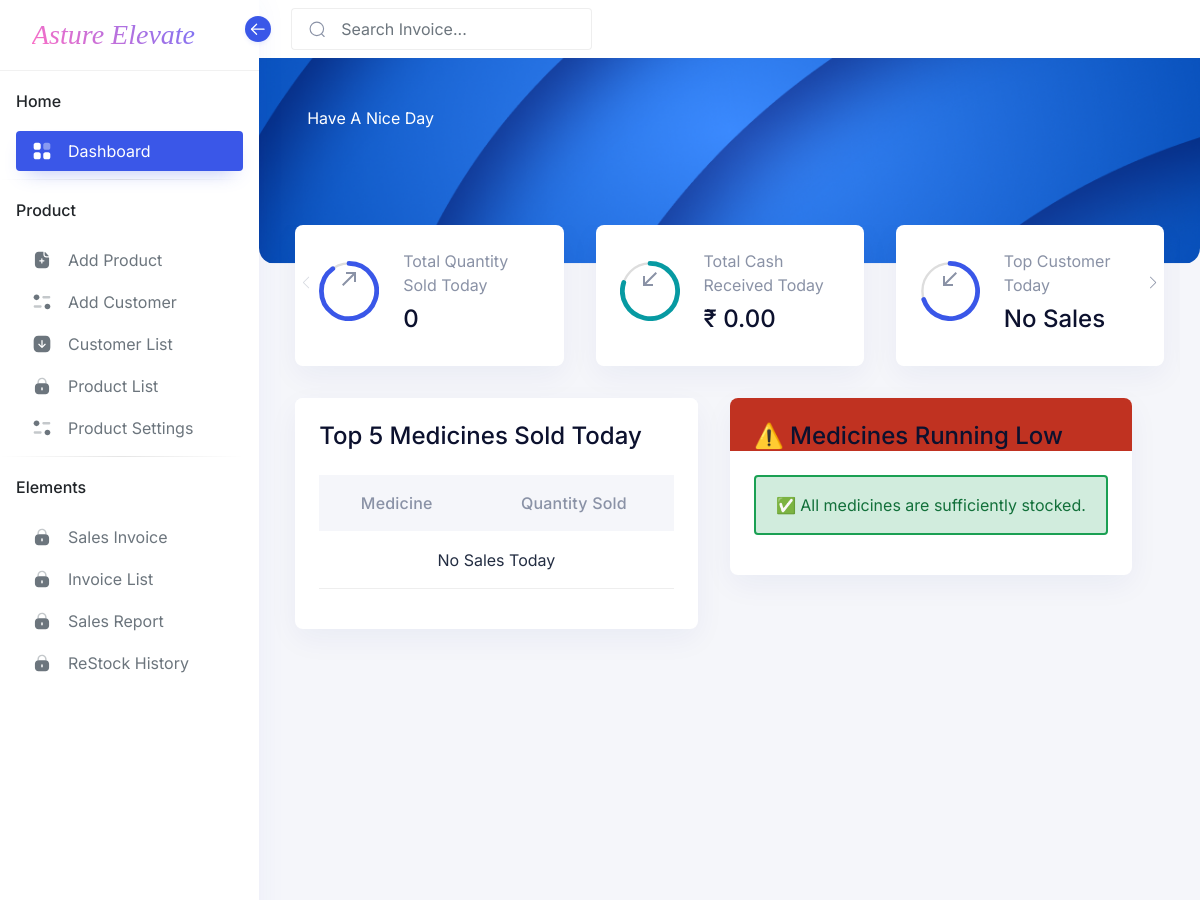
Page /home/ (upper part) on the earlier database version.
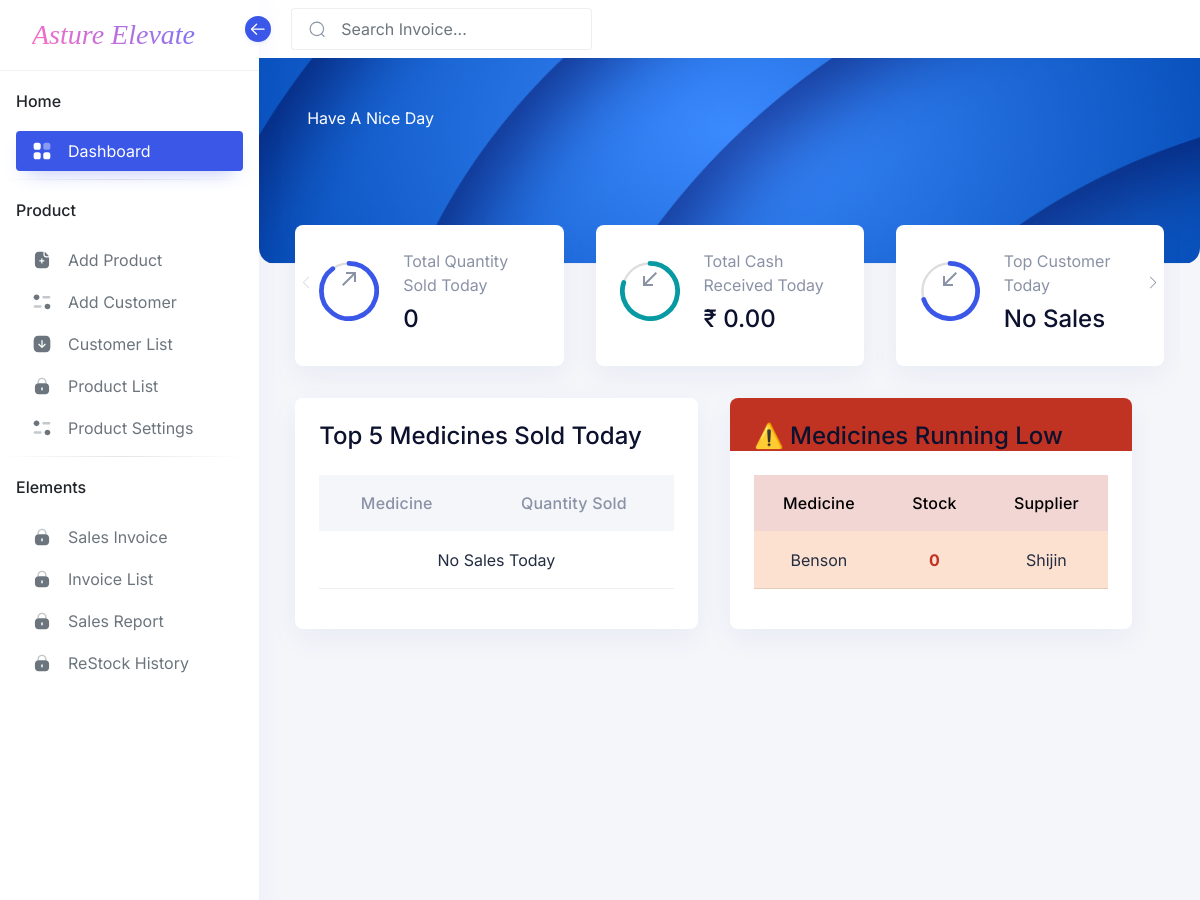
Same page on the later database version.
### Product/models.py (models this page shows, shortened)
class Product(models.Model):
    name = models.CharField(max_length=255)  # Medicine name
    medicine_type = models.ForeignKey(Category, on_delete=models.CASCADE)  # Medicine category
    unit = models.ForeignKey(Unit, on_delete=models.CASCADE)  # Unit of measurement
    tax_rate = models.DecimalField(max_digits=5, decimal_places=2)  # Tax rate (CGST + SGST)
    cess = models.DecimalField(max_digits=5, decimal_places=2, blank=True, null=True)  # Additional cess
    mrp = models.DecimalField(max_digits=10, decimal_places=2)  # Maximum Retail Price
    wholesale_price = models.DecimalField(max_digits=10, decimal_places=2)  # Wholesale price
    retail_price = models.DecimalField(max_digits=10, decimal_places=2)  # Retail price
    c_and_a_price = models.DecimalField(max_digits=10, decimal_places=2, blank=True, null=True)  # C and A price
    reorder_level = models.IntegerField(null=True)  # Threshold for reordering
    reorder_quantity = models.IntegerField(null=True)  # Quantity to reorder
    supplier_rate = models.DecimalField(max_digits=10, decimal_places=2)  # Rate from supplier
    location = models.CharField(max_length=255)  # Rack or location number
    supplier = models.ForeignKey(Supplier, on_delete=models.CASCADE)  # Supplier reference
    hsn_code = models.ForeignKey(HSNCode, on_delete=models.CASCADE)  # HSN code reference
    manufacturer_code = models.CharField(max_length=50, blank=True, null=True)  # Manufacturer code
    bar_code = models.CharField(max_length=50, blank=True, null=True)  # Bar code
    update_unit_cost = models.DecimalField(max_digits=10, decimal_places=2, blank=True, null=True)  # Updated unit cost
    stock_quantity = models.PositiveIntegerField(default=0)  # Available stock
    total_stock_added = models.PositiveIntegerField(default=0)  # Total stock ever added
    total_stock_cost = models.DecimalField(max_digits=10, decimal_places=2, default=0)  # Total money spent on restocking
    sold_quantity = models.PositiveIntegerField(default=0)  # Total quantity sold
    created_at = models.DateTimeField(auto_now_add=True)  # Record creation timestamp
    updated_at = models.DateTimeField(auto_now=True)  # Record update timestamp

class Supplier(models.Model):
    name = models.CharField(max_length=255)
    address = models.TextField(null=True, blank=True)
    contact_info = models.TextField(blank=True, null=True)  # Address or contact details

### Home/views.py (the view)
# urls.py: path('',Home,name='index')
def Home(request):
    today = now().date()  # Get today's date
    low_stock_products = Product.objects.filter(stock_quantity__lt=10)
    total_qty_today = SalesItem.objects.filter(invoice__invoice_date__date=today).aggregate(total_qty=Sum('qty'))['total_qty'] or 0
    total_cash_today = SalesInvoice.objects.filter(invoice_date__date=today).aggregate(total_cash=Sum('items__total_amount'))['total_cash'] or 0
    top_medicines = (
        SalesItem.objects.filter(invoice__invoice_date__date=today)
        .values('item_name')
        .annotate(total_sold=Sum('qty'))
        .order_by('-total_sold')[:5]
    )
    top_customer = (
        SalesInvoice.objects.filter(invoice_date__date=today, customer__isnull=False)
        .values('customer__name')
        .annotate(total_billed=Sum('items__total_amount'))
        .order_by('-total_billed')
        .first()
    )
    context = {
        'total_qty_today': total_qty_today,
        'total_cash_today': total_cash_today,
        'top_medicines': top_medicines,
        'top_customer': top_customer,
        "low_stock_products": low_stock_products
    }
    return render(request,'index.html',context)

### templates/index.html (shortened to what the changed rows need)
{% load static %}
<!doctype html>
<html lang="en" dir="ltr">
  <head>
      <link rel="stylesheet" href="{% static 'css/core/libs.min.css' %}">
      <link rel="stylesheet" href="{% static 'vendor/aos/dist/aos.css' %}">
      <link rel="stylesheet" href="{% static 'css/hope-ui.min.css' %}">
      <link rel="stylesheet" href="{% static 'css/custom.min.css' %}">
      <link rel="stylesheet" href="{% static 'css/dark.min.css' %}">
      <link rel="stylesheet" href="{% static 'css/customizer.min.css' %}">
      <link rel="stylesheet" href="{% static 'css/rtl.min.css' %}">
  </head>
  <body class="  ">
        <main class="main-content">
      <div class="conatiner-fluid content-inner mt-n5 py-0">
<div class="row">
   <div class="row">
    <div class="col-lg-6">
        <div class="card">
            <div class="card-body">
                <table class="table table-striped text-center">
                    <thead>
                        <tr>
                            <th>Medicine</th>
                            <th>Quantity Sold</th>
                        </tr>
                    </thead>
                </table>
            </div>
        </div>
    </div>
    <div class="col-lg-6">
        <div class="card">
            <div class="card-body">
                {% if low_stock_products %}
                <table class="table table-striped text-center">
                    <thead class="table-danger">
                        <tr>
                            <th>Medicine</th>
                            <th>Stock</th>
                            <th>Supplier</th>
                        </tr>
                    </thead>
                    <tbody>
                        {% for product in low_stock_products %}
                        <tr class="table-warning">
                            <td>{{ product.name }}</td>
                            <td><b class="text-danger">{{ product.stock_quantity }}</b></td>
                            <td>{{ product.supplier.name }}</td>
                        </tr>
                        {% endfor %}
                    </tbody>
                </table>
                {% else %}
                <div class="alert alert-success text-center">
                    ✅ All medicines are sufficiently stocked.
                </div>
                {% endif %}
            </div>
        </div>
    </div>
</div>
  </div>
  <br>
</div>
          </main>
  </body>
</html>

Differences in the rows shown:
now on this page (row edited): Product: name "Benson", stock_quantity "0", supplier.name "Shijin"
Other differences:
text no longer shown: "✅ All medicines are sufficiently stocked."
text now shown: "Medicine Stock Supplier"
